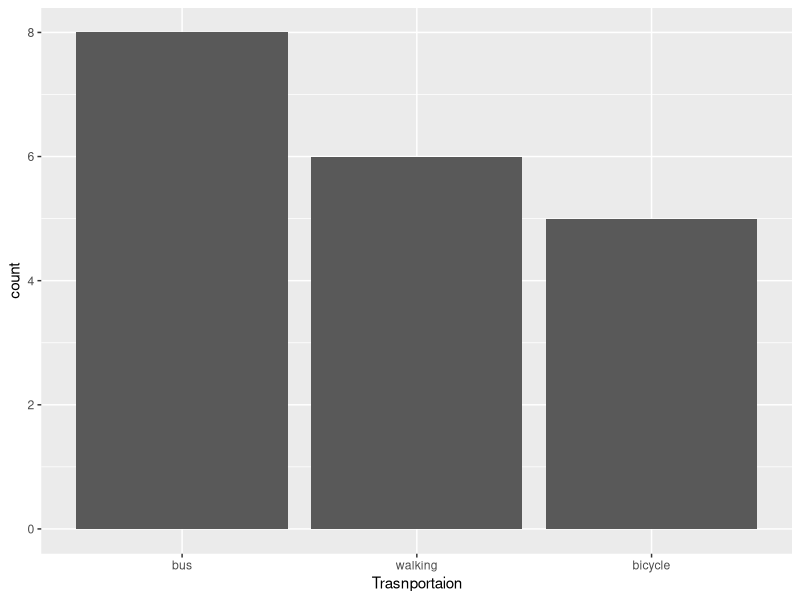
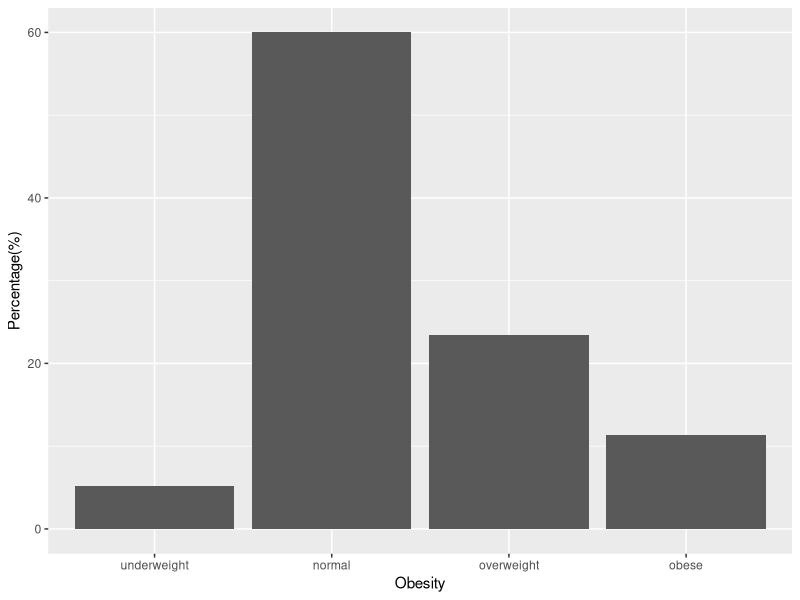
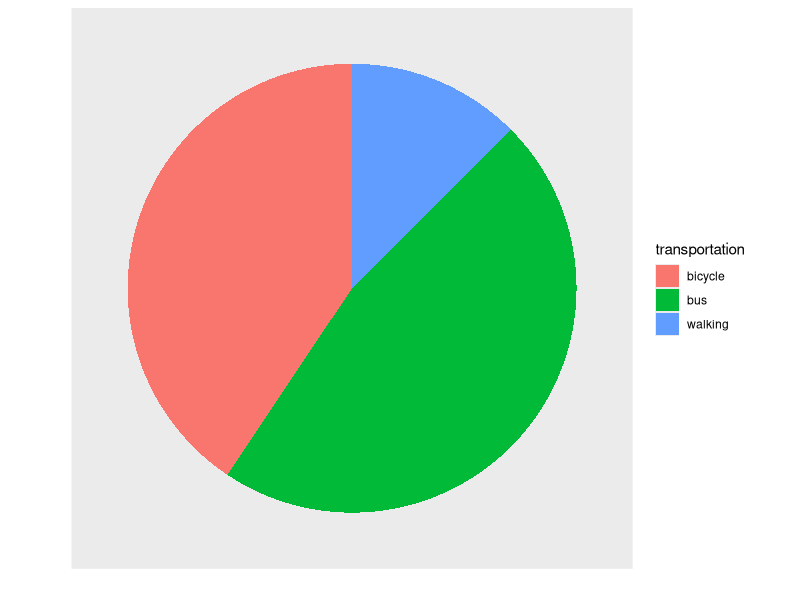

Here is the R script that generated these plots, in order:
library(ggplot2)

transp<-c("bicycle","bicycle", "bicycle", "bicycle", "bicycle",  
          "bus","bus","bus","bus","bus","bus","bus","bus",
          "walking","walking","walking","walking","walking","walking"
          )
dat1<-data.frame(transp)
#데이터, aes - x 축, xlab()으로 이름 바꾸기기
install.packages("forcats")
library(forcats)
#fct_infreq(x축) - 빈도수 높은 순으로 불러오기기
ggplot(data=dat1)  + geom_bar(mapping = aes(x=fct_infreq(transp))) + 
  xlab("Trasnportaion")


obesity<-factor(c("underweight", "normal","overweight","obese"),
                level=c("underweight","normal",
                        "overweight", "obese"
                        ))

count<-c(6, 69, 27, 13)
perc<-count/sum(count)*100
dat2<-data.frame(obesity, count, perc)

#stat으로 안정시키기기
ggplot(data=dat2) + geom_bar(mapping = aes(x=obesity, y=perc), stat="identity") +
  xlab("Obesity") + ylab("Percentage(%)")

table(transp)
dat3<-data.frame(transportation=c("bus","bicycle","walking"),
                 count=c(15, 13, 4)
                 )

ggplot(data=dat3) + geom_bar(mapping = aes(x="", y=count, fill=transportation), stat="identity") +
  coord_polar("y", start=0) + xlab("")+ylab("")+
  #전체적인 항목을 정리리
  theme(axis.text = element_blank(),
        axis.ticks = element_blank(),
        panel.grid = element_blank()
        )


#이항분포(당첨률 30% - 0.3 복권 8장) - 3장에서 7장이 당첨될 확률
#pbinom(확률변수, 전체 경우의 수, 그럴 확률)
pbinom(7, 8, 0.3) - pbinom(2, 8, 0.3)
#총 6장이 될 확률
1-pbinom(5, 8, 0.3)

#100개 생산시, 불량품이 3개에서 7개일 확률률
pbinom(7, 100, 0.5) - pbinom(2, 100, 0.5)

#하루 평균 6건의 불량수표를 받을 때, 특정한 날 4번 받은 확률(포아송 분포)
dpois(4, 6)

#정규분포 확률(x <  94.3) 확률. 평균 70, 정규분포 10
pnorm(94.3, 70, 10)

#정규분포 확률(x > 57.7 ) 확률. 평균 70, 정규분포 10
1 - pnorm(57.7, 70, 10)

#정규 분포 확률(X > 50)  확률. 평균 40, 정규분포포 5
1 - pnorm(50, 40, 5)

